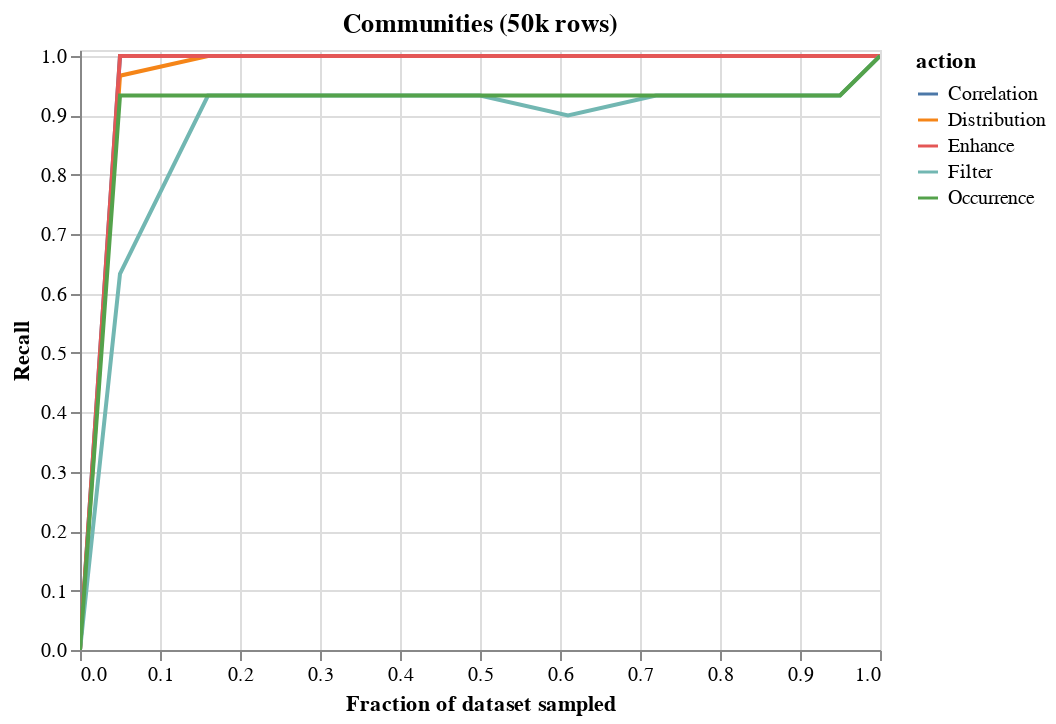

This figure's notebook cell:
### Code cell
df = trial_df 
df = df.groupby(["nfrac","action"]).mean().reset_index()
alt.Chart(df,title="Communities (50k rows)").mark_line().encode(
    x = alt.X("nfrac",title="Fraction of dataset sampled"),#scale=alt.Scale(type="log")),
    y = alt.Y("Recall",scale=alt.Scale(domain=(0,1.01))),
    color = "action"
).interactive()

### Figure 1 — Vega-Lite specification as saved in the notebook (floating-point values rounded to 4 significant figures)
{"config": {"view": {"continuousWidth": 400, "continuousHeight": 300}}, "data": {"name": "data-5ea712e3f8936442463547289ce74d39"}, "mark": "line", "encoding": {"color": {"type": "nominal", "field": "action"}, "x": {"type": "quantitative", "field": "nfrac", "title": "Fraction of dataset sampled"}, "y": {"type": "quantitative", "field": "Recall", "scale": {"domain": [0, 1.01]}}}, "selection": {"selector033": {"type": "interval", "bind": "scales", "encodings": ["x", "y"]}}, "title": "Communities (50k rows)", "$schema": "https://vega.github.io/schema/vega-lite/v4.8.1.json", "datasets": {"data-5ea712e3f8936442463547289ce74d39": [{"nfrac": 0.0, "action": "Correlation", "Precision": 0.0, "Recall": 0.0, "FScore": 0.0}, {"nfrac": 0.0, "action": "Distribution", "Precision": 0.0, "Recall": 0.0, "FScore": 0.0}, {"nfrac": 0.0, "action": "Enhance", "Precision": 0.0, "Recall": 0.0, "FScore": 0.0}, {"nfrac": 0.0, "action": "Filter", "Precision": 0.0, "Recall": 0.0, "FScore": 0.0}, {"nfrac": 0.0, "action": "Occurrence", "Precision": 0.0, "Recall": 0.0, "FScore": 0.0}, {"nfrac": 0.05, "action": "Correlation", "Precision": 1.0, "Recall": 1.0, "FScore": 1.0}, {"nfrac": 0.05, "action": "Distribution", "Precision": 1.0, "Recall": 0.9667, "FScore": 0.9828}, {"nfrac": 0.05, "action": "Enhance", "Precision": 1.0, "Recall": 1.0, "FScore": 1.0}, {"nfrac": 0.05, "action": "Filter", "Precision": 1.0, "Recall": 0.6333, "FScore": 0.775}, {"nfrac": 0.05, "action": "Occurrence", "Precision": 1.0, "Recall": 0.9333, "FScore": 0.9655}, {"nfrac": 0.16, "action": "Correlation", "Precision": 1.0, "Recall": 1.0, "FScore": 1.0}, {"nfrac": 0.16, "action": "Distribution", "Precision": 1.0, "Recall": 1.0, "FScore": 1.0}, {"nfrac": 0.16, "action": "Enhance", "Precision": 1.0, "Recall": 1.0, "FScore": 1.0}, {"nfrac": 0.16, "action": "Filter", "Precision": 1.0, "Recall": 0.9333, "FScore": 0.9655}, {"nfrac": 0.16, "action": "Occurrence", "Precision": 1.0, "Recall": 0.9333, "FScore": 0.9655}, {"nfrac": 0.27, "action": "Correlation", "Precision": 1.0, "Recall": 1.0, "FScore": 1.0}, {"nfrac": 0.27, "action": "Distribution", "Precision": 1.0, "Recall": 1.0, "FScore": 1.0}, {"nfrac": 0.27, "action": "Enhance", "Precision": 1.0, "Recall": 1.0, "FScore": 1.0}, {"nfrac": 0.27, "action": "Filter", "Precision": 1.0, "Recall": 0.9333, "FScore": 0.9655}, {"nfrac": 0.27, "action": "Occurrence", "Precision": 1.0, "Recall": 0.9333, "FScore": 0.9655}, {"nfrac": 0.39, "action": "Correlation", "Precision": 1.0, "Recall": 1.0, "FScore": 1.0}, {"nfrac": 0.39, "action": "Distribution", "Precision": 1.0, "Recall": 1.0, "FScore": 1.0}, {"nfrac": 0.39, "action": "Enhance", "Precision": 1.0, "Recall": 1.0, "FScore": 1.0}, {"nfrac": 0.39, "action": "Filter", "Precision": 1.0, "Recall": 0.9333, "FScore": 0.9655}, {"nfrac": 0.39, "action": "Occurrence", "Precision": 1.0, "Recall": 0.9333, "FScore": 0.9655}, {"nfrac": 0.5, "action": "Correlation", "Precision": 1.0, "Recall": 1.0, "FScore": 1.0}, {"nfrac": 0.5, "action": "Distribution", "Precision": 1.0, "Recall": 1.0, "FScore": 1.0}, {"nfrac": 0.5, "action": "Enhance", "Precision": 1.0, "Recall": 1.0, "FScore": 1.0}, {"nfrac": 0.5, "action": "Filter", "Precision": 1.0, "Recall": 0.9333, "FScore": 0.9655}, {"nfrac": 0.5, "action": "Occurrence", "Precision": 1.0, "Recall": 0.9333, "FScore": 0.9655}, {"nfrac": 0.61, "action": "Correlation", "Precision": 1.0, "Recall": 1.0, "FScore": 1.0}, {"nfrac": 0.61, "action": "Distribution", "Precision": 1.0, "Recall": 1.0, "FScore": 1.0}, {"nfrac": 0.61, "action": "Enhance", "Precision": 1.0, "Recall": 1.0, "FScore": 1.0}, {"nfrac": 0.61, "action": "Filter", "Precision": 1.0, "Recall": 0.9, "FScore": 0.947}, {"nfrac": 0.61, "action": "Occurrence", "Precision": 1.0, "Recall": 0.9333, "FScore": 0.9655}, {"nfrac": 0.72, "action": "Correlation", "Precision": 1.0, "Recall": 1.0, "FScore": 1.0}, {"nfrac": 0.72, "action": "Distribution", "Precision": 1.0, "Recall": 1.0, "FScore": 1.0}, {"nfrac": 0.72, "action": "Enhance", "Precision": 1.0, "Recall": 1.0, "FScore": 1.0}, {"nfrac": 0.72, "action": "Filter", "Precision": 1.0, "Recall": 0.9333, "FScore": 0.9655}, {"nfrac": 0.72, "action": "Occurrence", "Precision": 1.0, "Recall": 0.9333, "FScore": 0.9655}, {"nfrac": 0.84, "action": "Correlation", "Precision": 1.0, "Recall": 1.0, "FScore": 1.0}, {"nfrac": 0.84, "action": "Distribution", "Precision": 1.0, "Recall": 1.0, "FScore": 1.0}, {"nfrac": 0.84, "action": "Enhance", "Precision": 1.0, "Recall": 1.0, "FScore": 1.0}, {"nfrac": 0.84, "action": "Filter", "Precision": 1.0, "Recall": 0.9333, "FScore": 0.9655}, {"nfrac": 0.84, "action": "Occurrence", "Precision": 1.0, "Recall": 0.9333, "FScore": 0.9655}, {"nfrac": 0.95, "action": "Correlation", "Precision": 1.0, "Recall": 1.0, "FScore": 1.0}, {"nfrac": 0.95, "action": "Distribution", "Precision": 1.0, "Recall": 1.0, "FScore": 1.0}, {"nfrac": 0.95, "action": "Enhance", "Precision": 1.0, "Recall": 1.0, "FScore": 1.0}, {"nfrac": 0.95, "action": "Filter", "Precision": 1.0, "Recall": 0.9333, "FScore": 0.9655}, {"nfrac": 0.95, "action": "Occurrence", "Precision": 1.0, "Recall": 0.9333, "FScore": 0.9655}, {"nfrac": 1.0, "action": "Correlation", "Precision": 1.0, "Recall": 1.0, "FScore": 1.0}, {"nfrac": 1.0, "action": "Distribution", "Precision": 1.0, "Recall": 1.0, "FScore": 1.0}, {"nfrac": 1.0, "action": "Enhance", "Precision": 1.0, "Recall": 1.0, "FScore": 1.0}, {"nfrac": 1.0, "action": "Filter", "Precision": 1.0, "Recall": 1.0, "FScore": 1.0}, {"nfrac": 1.0, "action": "Occurrence", "Precision": 1.0, "Recall": 1.0, "FScore": 1.0}]}}
